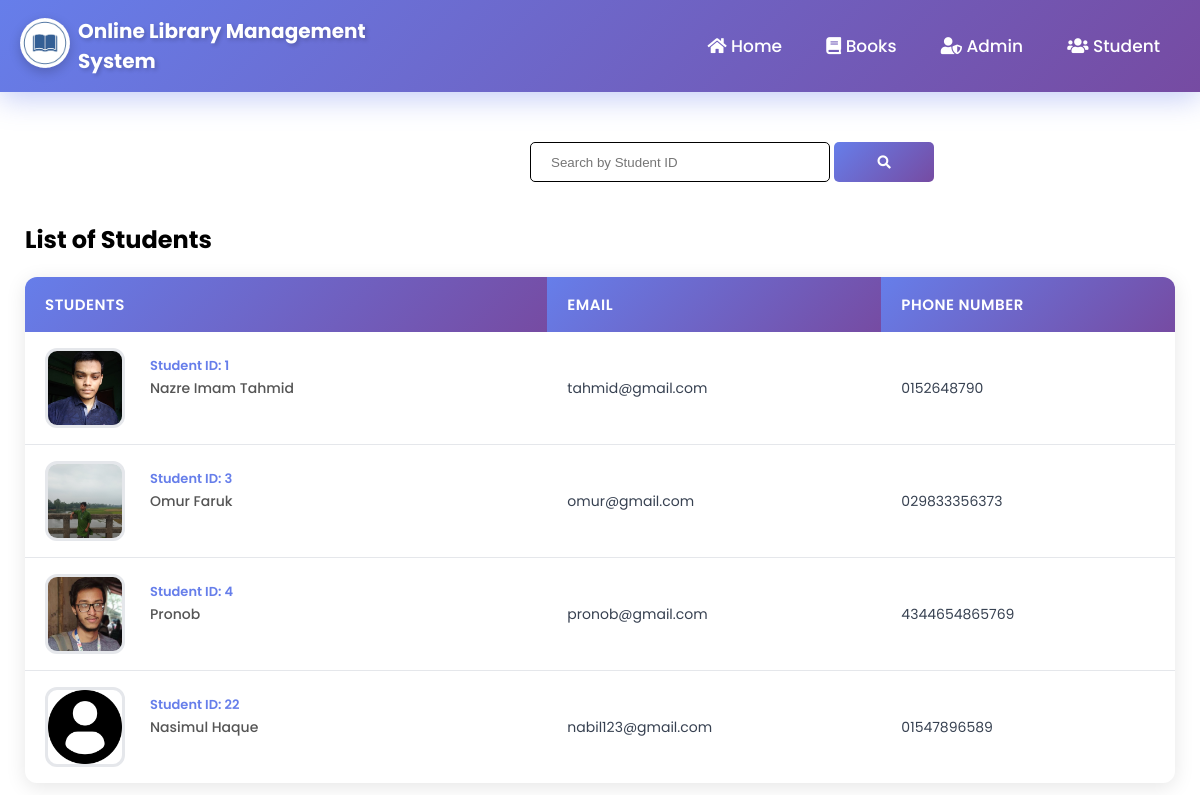
Screenshot of /student_info.php with the database file from the repository.
### tables this page shows
CREATE TABLE `student` (
  `studentid` int(111) NOT NULL,
  `student_username` varchar(111) NOT NULL,
  `FullName` varchar(111) NOT NULL,
  `Email` varchar(111) NOT NULL,
  `Password` varchar(111) NOT NULL,
  `PhoneNumber` varchar(111) NOT NULL,
  `studentpic` varchar(100) NOT NULL
);

### student_info.php (the view, shortened to what this page needs)
<?php
	include "connection.php";
    include "admin_navbar.php";
?>
<!DOCTYPE html>
<html lang="en">
<head>
    <link rel="stylesheet" href="https://cdnjs.cloudflare.com/ajax/libs/font-awesome/5.15.2/css/all.min.css" />
    <link rel="stylesheet" href="style.css?v=<?php echo time(); ?>">
</head>
<body>
    <div class="search-bar admin-search">
        <form action="" method='post'>
            <input type="search" name='search' placeholder='Search by Student ID' required>
            <button type='submit' name='submit'><i class="fas fa-search"></i></button>
        </form>
    </div>
    <div class="request-table">
        <div class="request-container">
            <h2 class="request-title student-info-title">List of Students</h2>
            <?php
		if(isset($_POST['submit']))
		{
			$q=mysqli_query($db,"SELECT studentid,FullName,Email,PhoneNumber,studentpic FROM  `student` where studentid ='$_POST[search]';");
			if(mysqli_num_rows($q)==0)
			{
				echo "Sorry! No student found. Try searching again";
			}
			else
			{
				echo "<table class='rtable'>";
                echo "<tr>";
                echo "<th>"; echo "Students"; echo "</th>";
                echo "<th>"; echo "Email"; echo "</th>";
                echo "<th>"; echo "Phone Number"; echo "</th>";
                echo "</tr>";
                while($row=mysqli_fetch_assoc($q))
                {
                    echo "<tr>";
                    echo "<td>
                    <div class='table-info'>
                        <img src='images/".$row['studentpic']."'>
                        <div>
                            <p>Student ID: ";echo $row['studentid'];echo"</p>
                            <p>";echo $row['FullName'];echo"</p><br>";?>
                        </div>
                    </div>
                    </td><?php
                    echo "<td>"; echo $row['Email']; echo "</td>";
                    echo "<td>"; echo $row['PhoneNumber']; echo "</td>";
                    echo "</tr>";
                }
                echo "</table>";
		    }
		}
		else
		{
			$res=mysqli_query($db,"SELECT studentid,FullName,Email,PhoneNumber,studentpic FROM `student`;");
            echo "<table class='rtable'>";
            echo "<tr>";
            echo "<th>"; echo "Students"; echo "</th>";
            echo "<th>"; echo "Email"; echo "</th>";
            echo "<th>"; echo "Phone Number"; echo "</th>";
            echo "</tr>";
            while($row=mysqli_fetch_assoc($res))
            {
                echo "<tr>";
                echo "<td>
                    <div class='table-info'>
                        <img src='images/".$row['studentpic']."'>
                        <div>
                            <p>Student ID: ";echo $row['studentid'];echo"</p>
                            <p>";echo $row['FullName'];echo"</p><br>";?>
                        </div>
                    </div>
                    </td><?php
                echo "<td>"; echo $row['Email']; echo "</td>";
                echo "<td>"; echo $row['PhoneNumber']; echo "</td>";
                echo "</tr>";
            }
            echo "</table>";
            }
        ?>
        </div>
    </div>
</body>
</html>

### style.css (style rules this page uses)
html { scroll-behavior: smooth; }
* { margin: 0; padding: 0; box-sizing: border-box; }
body { font-family: 'Poppins', sans-serif; }
p { color: #555; }
.profile-table tr,td { border: none; padding: 10px; }
.search-bar { margin-left: 480px; }
.search-bar input { border-radius: 5px; border: 1px solid; height: 40px; padding: 10px; padding-left: 20px; }
.search-bar button { width: 100px; padding: 10px; height: 40px; background: linear-gradient(135deg, #667eea 0%, #764ba2 100%); color: white; border: none; border-radius: 5px; cursor: pointer; transition: 0.4s; outline: none; }
.admin-search { padding-top: 40px; margin-left: 530px; }
.request-table { padding-bottom: 500px; }
.request-container { max-width: 1300px; margin: auto; padding-left: 25px; padding-right: 25px; }
.request-container .request-title { padding-top: 100px; }
.request-container .student-info-title { padding-top: 30px; }
.rtable { width: 100%; margin-top: 20px; border-collapse: collapse; }
.rtable th { text-align: left; color: white; padding: 10px; }
.table-info { display: flex; flex-wrap: wrap; }
.rtable td img { width: 80px; height: 80px; margin-right: 10px; }
form input { width: 300px; height: 30px; margin: 10px 0; padding: 0 10px; border: 1px solid #ccc; }

### student_info.php (style rules this page uses)
.rtable { width: 100%; margin-top: 20px; border-collapse: collapse; box-shadow: 0 4px 20px rgba(0, 0, 0, 0.1); border-radius: 12px; overflow: hidden; }
.rtable tr { transition: all 0.3s ease; }
.rtable th { text-align: left; color: white; padding: 16px 20px; background: linear-gradient(135deg, #667eea 0%, #764ba2 100%); font-weight: 600; font-size: 15px; text-transform: uppercase; letter-spacing: 0.5px; }
.rtable td { padding: 16px 20px; border-bottom: 1px solid #e5e7eb; color: #374151; font-size: 14px; }
.rtable tr:last-child td { border-bottom: none; }
.table-info { display: flex; align-items: center; gap: 15px; }
.table-info img { width: 60px; height: 60px; border-radius: 12px; object-fit: cover; border: 3px solid #e5e7eb; transition: all 0.3s ease; }
.table-info div p { margin: 2px 0; font-weight: 500; }
.table-info div p:first-child { color: #667eea; font-weight: 600; font-size: 13px; }

### rows the page displays
student: studentpic (picture), studentid "1", FullName "Nazre Imam Tahmid", Email "tahmid@gmail.com", PhoneNumber "0152648790"
student: studentpic (picture), studentid "3", FullName "Omur Faruk", Email "omur@gmail.com", PhoneNumber "029833356373"
student: studentpic (picture), studentid "4", FullName "Pronob", Email "pronob@gmail.com", PhoneNumber "4344654865769"
student: studentpic (picture), studentid "22", FullName "Nasimul Haque", Email "nabil123@gmail.com", PhoneNumber "01547896589"
